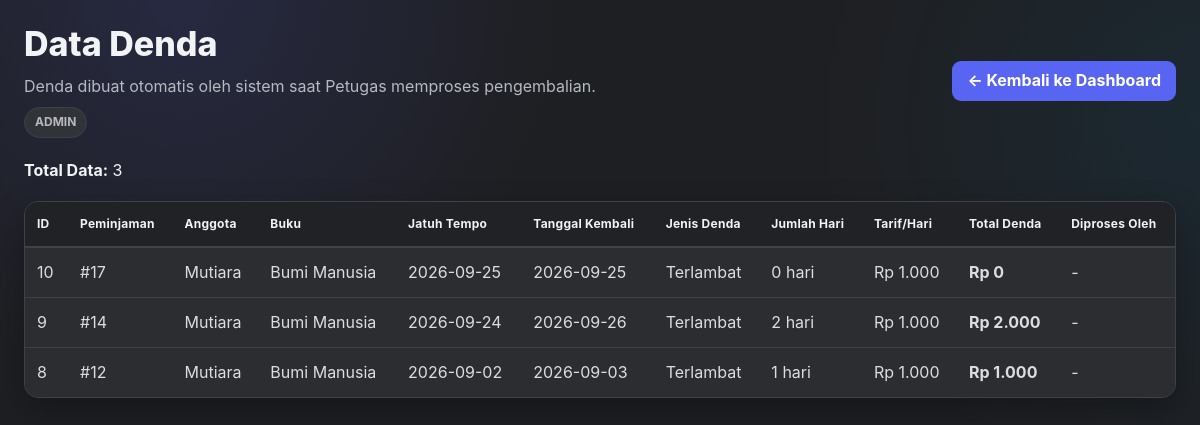
Page /denda/tampil.denda.php (signed in) on the committed database.
### tables this page shows
CREATE TABLE `denda` (
  `id_denda` int(11) NOT NULL,
  `id_admin` int(11) DEFAULT NULL,
  `id_petugas` int(11) DEFAULT NULL,
  `id_peminjaman` int(11) NOT NULL,
  `id_pengembalian` int(11) NOT NULL,
  `jenis_denda` enum('terlambat','rusak','hilang') NOT NULL DEFAULT 'terlambat',
  `terlambat` int(11) NOT NULL DEFAULT 0,
  `tarif_per_hari` int(11) NOT NULL DEFAULT 1000,
  `total_denda` int(11) NOT NULL DEFAULT 0
);

CREATE TABLE `anggota` (
  `id_anggota` int(11) NOT NULL,
  `id_admin` int(11) DEFAULT NULL,
  `id_petugas` int(11) DEFAULT NULL,
  `nama_anggota` varchar(100) DEFAULT NULL,
  `username` varchar(50) DEFAULT NULL,
  `password` varchar(255) DEFAULT NULL,
  `jenis_kelamin` enum('pria','wanita') DEFAULT NULL,
  `tempat_lahir` varchar(50) DEFAULT NULL,
  `tanggal_lahir` date DEFAULT NULL,
  `telpon` varchar(15) DEFAULT NULL,
  `alamat` text DEFAULT NULL
);

CREATE TABLE `buku` (
  `id_buku` int(11) NOT NULL,
  `id_admin` int(11) DEFAULT NULL,
  `id_petugas` int(11) DEFAULT NULL,
  `judul` varchar(100) DEFAULT NULL,
  `id_kategori` int(11) DEFAULT NULL,
  `gambar` longblob DEFAULT NULL,
  `sinopsis` text DEFAULT NULL
);

CREATE TABLE `peminjaman` (
  `id_peminjaman` int(11) NOT NULL,
  `id_anggota` int(11) DEFAULT NULL,
  `id_petugas` int(11) DEFAULT NULL,
  `id_admin` int(11) DEFAULT NULL,
  `id_buku` int(11) NOT NULL,
  `tanggal_pinjam` date DEFAULT NULL,
  `tanggal_jatuh_tempo` date DEFAULT NULL,
  `status` enum('menunggu','dipinjam','selesai','ditolak') NOT NULL DEFAULT 'menunggu',
  `alasan_penolakan` varchar(255) DEFAULT NULL
);

CREATE TABLE `pengembalian` (
  `id_pengembalian` int(11) NOT NULL,
  `id_peminjaman` int(11) DEFAULT NULL,
  `id_petugas` int(11) DEFAULT NULL,
  `tanggal_kembali` date DEFAULT NULL,
  `terlambat` int(5) DEFAULT NULL,
  `denda` int(11) DEFAULT NULL,
  `keterangan` varchar(100) DEFAULT NULL
);

### auth.php (called while the page is built, shortened)
<?php
function role(): string { return $_SESSION['role'] ?? ''; }
function dashboard_file(): string {
    return match (role()) {
        'admin' => 'dashboard.admin.php',
        'petugas' => 'dashboard.petugas.php',
        'anggota' => 'dashboard.anggota.php',
        default => 'login.php'
    };
}
?>

### denda/tampil.denda.php (the view, shortened to what this page needs)
<?php
require_once '../auth.php';
include '../connection.php';
$role = role();
if ($role === 'anggota') {
    $stmt = $conn->prepare("
        SELECT d.id_denda, d.id_peminjaman, d.id_pengembalian,
               d.jenis_denda, d.terlambat, d.tarif_per_hari, d.total_denda, d.id_admin, d.id_petugas,
               p.tanggal_pinjam, p.tanggal_jatuh_tempo,
               pg.tanggal_kembali, a.nama_anggota, b.judul,
               ad.nama_admin, pt.nama_petugas
        FROM denda d
        INNER JOIN peminjaman p ON d.id_peminjaman = p.id_peminjaman
        INNER JOIN pengembalian pg ON d.id_pengembalian = pg.id_pengembalian
        INNER JOIN anggota a ON p.id_anggota = a.id_anggota
        INNER JOIN buku b ON p.id_buku = b.id_buku
        LEFT JOIN admin ad ON d.id_admin=ad.id_admin
        LEFT JOIN petugas pt ON d.id_petugas=pt.id_petugas
        WHERE p.id_anggota = ?
        ORDER BY d.id_denda DESC
    ");
    $stmt->bind_param('i', $_SESSION['id_anggota']);
    $stmt->execute();
    $data = $stmt->get_result();
} else {
    $data = $conn->query("
        SELECT d.id_denda, d.id_peminjaman, d.id_pengembalian,
               d.jenis_denda, d.terlambat, d.tarif_per_hari, d.total_denda, d.id_admin, d.id_petugas,
               p.tanggal_pinjam, p.tanggal_jatuh_tempo,
               pg.tanggal_kembali, a.nama_anggota, b.judul,
               ad.nama_admin, pt.nama_petugas
        FROM denda d
        INNER JOIN peminjaman p ON d.id_peminjaman = p.id_peminjaman
        INNER JOIN pengembalian pg ON d.id_pengembalian = pg.id_pengembalian
        INNER JOIN anggota a ON p.id_anggota = a.id_anggota
        INNER JOIN buku b ON p.id_buku = b.id_buku
        LEFT JOIN admin ad ON d.id_admin=ad.id_admin
        LEFT JOIN petugas pt ON d.id_petugas=pt.id_petugas
        ORDER BY d.id_denda DESC
    ");
}
?>
<!DOCTYPE html>
<html lang="id">
<head>
<link rel="stylesheet" href="../style.css">
</head>
<body>
<div class="page-head">
    <div>
        <h1>Data Denda</h1>
        <p class="muted">
            <?php if ($role === 'anggota'): ?>
                Anda hanya dapat melihat denda milik akun Anda.
            <?php else: ?>
                Denda dibuat otomatis oleh sistem saat Petugas memproses pengembalian.
            <?php endif; ?>
        </p>
        <span class="badge-role"><?= htmlspecialchars(strtoupper($role)) ?></span>
    </div>
    <a class="btn btn-light" href="../<?= htmlspecialchars(dashboard_file()) ?>">← Kembali ke Dashboard</a>
</div>
<div class="denda-toolbar">
    <div><strong>Total Data:</strong> <?= (int)$data->num_rows ?></div>
</div>
<div class="table-wrap">
<table>
<thead>
<tr>
    <th>ID</th>
    <th>Peminjaman</th>
    <th>Anggota</th>
    <th>Buku</th>
    <th>Jatuh Tempo</th>
    <th>Tanggal Kembali</th>
    <th>Jenis Denda</th>
    <th>Jumlah Hari</th>
    <th>Tarif/Hari</th>
    <th>Total Denda</th>
    <?php if ($role !== 'anggota'): ?><th>Diproses Oleh</th><?php endif; ?>
</tr>
</thead>
<tbody>
<?php if ($data->num_rows === 0): ?>
<tr><td colspan="<?= $role !== 'anggota' ? 11 : 10 ?>" class="empty">Belum ada data denda.</td></tr>
<?php else: ?>
<?php while ($r = $data->fetch_assoc()): ?>
<tr>
    <td><?= (int)$r['id_denda'] ?></td>
    <td>#<?= (int)$r['id_peminjaman'] ?></td>
    <td><?= htmlspecialchars($r['nama_anggota']) ?></td>
    <td><?= htmlspecialchars($r['judul']) ?></td>
    <td><?= htmlspecialchars($r['tanggal_jatuh_tempo'] ?? '-') ?></td>
    <td><?= htmlspecialchars($r['tanggal_kembali'] ?? '-') ?></td>
    <td><?= htmlspecialchars(ucfirst($r['jenis_denda'] ?? 'terlambat')) ?></td>
    <td><?= (int)$r['terlambat'] ?> hari</td>
    <td>Rp <?= number_format((int)$r['tarif_per_hari'],0,',','.') ?></td>
    <td><strong>Rp <?= number_format((int)$r['total_denda'],0,',','.') ?></strong></td>
    <?php if ($role !== 'anggota'): ?><td><?= htmlspecialchars($r['nama_petugas'] ? 'Petugas — '.$r['nama_petugas'] : ($r['nama_admin'] ? 'Admin — '.$r['nama_admin'] : '-')) ?></td><?php endif; ?>
</tr>
<?php endwhile; ?>
<?php endif; ?>
</tbody>
</table>
</div>
</body>
</html>

### style.css (style rules this page uses)
:root { --discord-blurple:#5865F2; --discord-blurple-hover:#4752C4; --discord-blue:#00A8FC; --discord-bg:#1E1F22; --discord-sidebar:#232428; --discord-surface:#2B2D31; --discord-surface-2:#313338; --discord-surface-3:#383A40; --discord-input:#1E1F22; --discord-border:#3F4147; --discord-text:#F2F3F5; --discord-muted:#B5BAC1; --discord-yellow:#F0B232; --discord-red:#ED4245; --discord-red-hover:#C9363A; --shadow:0 12px 32px rgba(0,0,0,.28); --radius:14px; --radius-sm:9px; }
* { box-sizing:border-box }
html { scroll-behavior:smooth }
html,body { margin:0;min-height:100% }
body { font-family:Inter,Segoe UI,Roboto,Arial,sans-serif; background: radial-gradient(circle at 15% 0%,rgba(88,101,242,.15),transparent 30%), radial-gradient(circle at 100% 15%,rgba(0,168,252,.07),transparent 28%), var(--discord-bg); color:var(--discord-text); padding:24px; line-height:1.55; }
.container, .page-head, .topbar, .card-grid, .stats, .info, .success, .warning, .error, .table-wrap { width:min(1200px,100%); margin-left:auto; margin-right:auto; }
.page-head { display:flex; align-items:center; justify-content:space-between; gap:16px; flex-wrap:wrap; margin-bottom:20px; }
.page-head>div:first-child { flex:1;min-width:220px }
h1,h2,h3,h4,h5,h6 { color:var(--discord-text);margin-top:0 }
h1 { font-size:clamp(25px,3vw,34px);line-height:1.2;margin-bottom:6px;font-weight:800 }
p { color:var(--discord-muted);margin:8px 0;line-height:1.65 }
a { color:var(--discord-blue);text-decoration:none;font-weight:650;transition:.15s ease }
.muted { color:var(--discord-muted)!important }
button,.btn,.btn-success,.btn-warning,.btn-danger,.btn-secondary,.btn-light { display:inline-flex; align-items:center; justify-content:center; gap:7px; min-height:40px; padding:9px 14px; border:1px solid transparent; border-radius:var(--radius-sm); background:var(--discord-blurple)!important; color:#fff!important; cursor:pointer; font:inherit; font-weight:750; line-height:1.2; text-decoration:none!important; box-shadow:none; transition:background .15s ease,transform .15s ease,border-color .15s ease; }
.table-wrap { overflow-x:auto; background:var(--discord-surface); border:1px solid var(--discord-border); border-radius:var(--radius); box-shadow:var(--shadow); }
table { width:100%; border-collapse:separate; border-spacing:0; background:var(--discord-surface); color:var(--discord-text); margin:20px auto; border:1px solid var(--discord-border); border-radius:var(--radius); overflow:hidden; box-shadow:var(--shadow); }
.table-wrap table { margin:0;border:0;border-radius:0;box-shadow:none;min-width:760px }
th { background:#202225; color:var(--discord-text); text-align:left; padding:13px 12px; font-size:12px; letter-spacing:.25px; white-space:nowrap; border-bottom:1px solid var(--discord-border); }
td { padding:12px; color:#DBDEE1; border-top:1px solid var(--discord-border); vertical-align:middle; }
tbody tr:nth-child(even) td { background:var(--discord-surface) }
* { scrollbar-width:thin;scrollbar-color:#1A1B1E #2B2D31 }
.btn,.btn-success,.btn-warning,.btn-danger,.btn-secondary,.btn-light, .btn-register, button[type="submit"] { background:var(--discord-blurple)!important; color:#fff!important; border:1px solid transparent!important; }
.denda-toolbar { display:flex;justify-content:space-between;align-items:center;gap:12px;margin:18px 0;flex-wrap:wrap }
.badge-role { display:inline-flex;align-items:center;padding:5px 10px;border-radius:999px;background:var(--discord-surface-2);border:1px solid var(--discord-border);color:var(--discord-muted);font-size:12px;font-weight:750 }

### rows in the picture
denda: id_denda "10", id_peminjaman "17", anggota.nama_anggota "Mutiara", buku.judul "Bumi Manusia", id_peminjaman.tanggal_jatuh_tempo "2026-09-25", id_pengembalian.tanggal_kembali "2026-09-25", jenis_denda "Terlambat", terlambat "0", tarif_per_hari "1.000", total_denda "0", nama_admin "-"
denda: id_denda "9", id_peminjaman "14", anggota.nama_anggota "Mutiara", buku.judul "Bumi Manusia", id_peminjaman.tanggal_jatuh_tempo "2026-09-24", id_pengembalian.tanggal_kembali "2026-09-26", jenis_denda "Terlambat", terlambat "2", tarif_per_hari "1.000", total_denda "2.000", nama_admin "-"
denda: id_denda "8", id_peminjaman "12", anggota.nama_anggota "Mutiara", buku.judul "Bumi Manusia", id_peminjaman.tanggal_jatuh_tempo "2026-09-02", id_pengembalian.tanggal_kembali "2026-09-03", jenis_denda "Terlambat", terlambat "1", tarif_per_hari "1.000", total_denda "1.000", nama_admin "-"

### other values in the picture
$role "ADMIN"
$data->num_rows "3"
